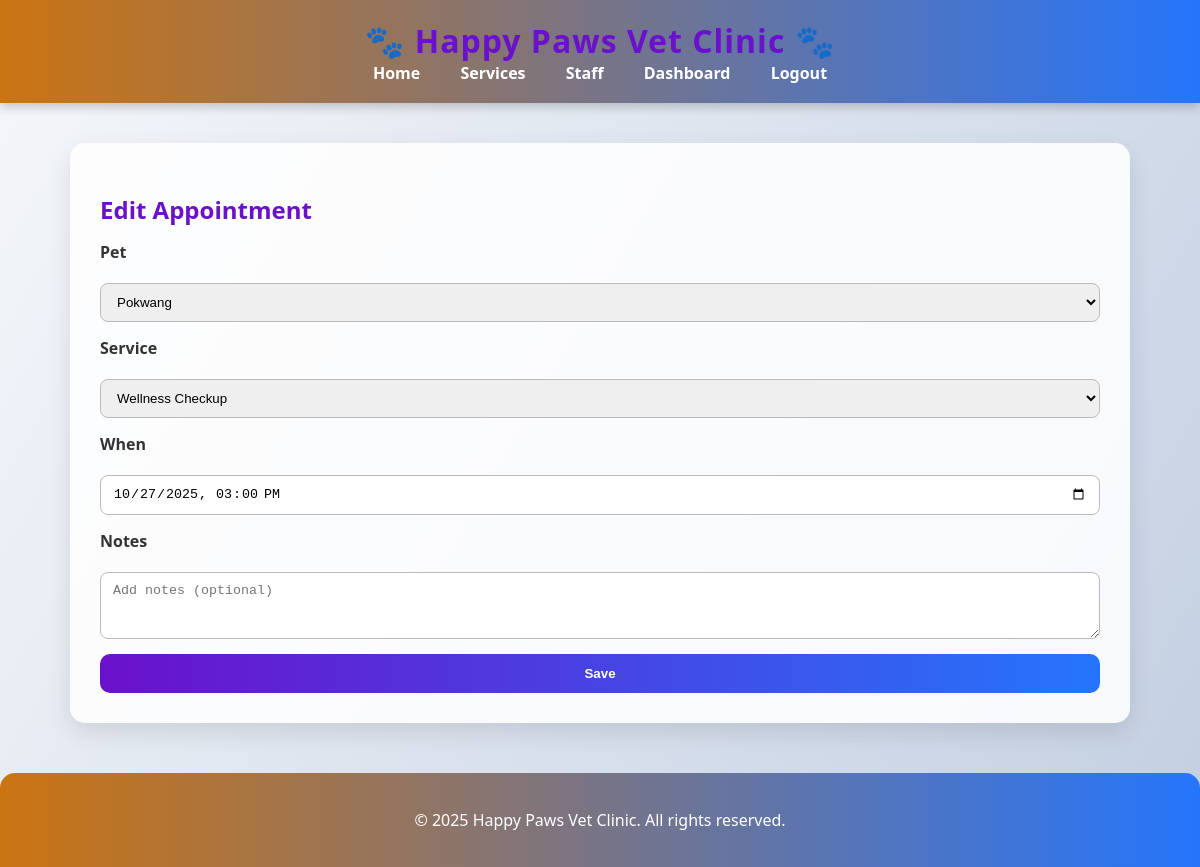
The app's page /appointments/1/edit (signed in) with its own data.
### app.py (models this page shows)
class Appointment(db.Model):
    id = db.Column(db.Integer, primary_key=True)
    pet_id = db.Column(db.Integer, db.ForeignKey('pet.id'), nullable=False)
    owner_id = db.Column(db.Integer, db.ForeignKey('user.id'), nullable=False)
    service = db.Column(db.String(120), nullable=False)
    scheduled_at = db.Column(db.DateTime, nullable=False)
    notes = db.Column(db.Text)
    status = db.Column(db.String(30), default='Scheduled')

### app.py (the view, shortened to what this page needs)
@app.route('/appointments/<int:id>/edit', methods=['GET', 'POST'])
@login_required
def appointment_edit(id):
    appt = Appointment.query.get_or_404(id)
    if appt.owner != current_user:
        abort(403)
    form = AppointmentForm(obj=appt)
    form.pet_id.choices = [(p.id, p.name) for p in current_user.pets]
    if request.method == 'GET':
        form.scheduled_at.data = appt.scheduled_at
    return render_template('appointment_form.html', form=form, title='Edit Appointment',
                           form_action=url_for('appointment_edit', id=id))

### app.py
class AppointmentForm(FlaskForm):
    pet_id = SelectField('Pet', coerce=int, validators=[DataRequired()])
    service = SelectField('Service', choices=[(s['title'], s['title']) for s in SERVICES])
    scheduled_at = DateTimeField('When', format='%Y-%m-%dT%H:%M', validators=[DataRequired()])
    notes = TextAreaField('Notes', validators=[Optional()])
    submit = SubmitField('Save')

### app.py (called while the page is built)
@login_manager.user_loader
def load_user(user_id):
    return User.query.get(int(user_id))

@app.before_request
def create_tables_once():
    if not getattr(app, 'db_initialized', False):
        db.create_all()
        app.db_initialized = True

### templates/appointment_form.html (shortened to what this page needs)
{% extends "base.html" %}
{% block content %}
<h2>{{ title }}</h2>
<form method="POST" action="{{ form_action }}">
    <label for="pet_id">{{ form.pet_id.label.text }}</label>
    {{ form.pet_id(class="form-control") }}
    <label for="service">{{ form.service.label.text }}</label>
    {{ form.service(class="form-control") }}
    <label for="scheduled_at">{{ form.scheduled_at.label.text }}</label>
    {{ form.scheduled_at(class="form-control", type="datetime-local") }}
    <label for="notes">{{ form.notes.label.text }}</label>
    {{ form.notes(class="form-control", rows="3", placeholder="Add notes (optional)") }}
    {{ form.submit(class="btn") }}
</form>
{% endblock %}

### static/style.css (style rules this page uses)
body { font-family: 'Segoe UI', Tahoma, Geneva, Verdana, sans-serif; margin: 0; padding: 0; background: linear-gradient(120deg, #f5f7fa, #c3cfe2); color: #333; }
h1, h2, h3 { color: #6a11cb; font-weight: 700; margin-bottom: 15px; }
form { display: flex; flex-direction: column; gap: 15px; }
.form-control { padding: 10px 12px; border: 1px solid #bbb; border-radius: 8px; transition: all 0.3s ease; }
label { font-weight: 600; margin-bottom: 5px; }
.btn { background: linear-gradient(90deg, #6a11cb, #2575fc); color: white; border: none; padding: 12px 18px; border-radius: 10px; cursor: pointer; font-weight: 600; transition: all 0.3s ease; }

### records on screen
Appointment: pet_id "Pokwang", service "Wellness Checkup", scheduled_at "10/27/2025 15:00"

### other values on screen
{{ title }} "Edit Appointment"
